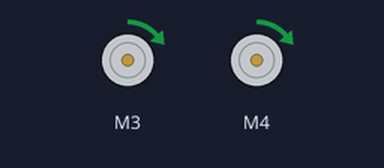
Bench run of a sketch on a simulated Arduino Uno, built with avr-gcc and run on an emulated ATmega328P. Shown: 2 × DC motor (green arrow = forward, orange = backward, longer = faster).

Above: at 0.1 s.
Timing chart, 0 to 1.6 s (numbered marks = the images above):
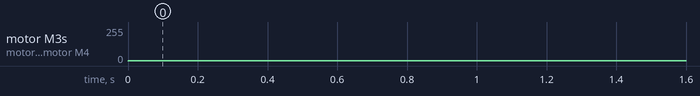

Measured:
- by itself, motor M3, motor M4: stopped → forward 1/255 at 0.00 s

The sketch:

motor.ino
```cpp
#include <Adafruit_MotorShield.h>
#define POS_POLARITY_MOTOR_PIN 3
#define NEG_POLARITY_MOTOR_PIN 4

Adafruit_MotorShield AFMS = Adafruit_MotorShield();
Adafruit_DCMotor *POS_MOTOR = AFMS.getMotor(POS_POLARITY_MOTOR_PIN);
Adafruit_DCMotor *NEG_MOTOR = AFMS.getMotor(NEG_POLARITY_MOTOR_PIN);
void setup() {
  // put your setup code here, to run once:
  POS_MOTOR->setSpeed(0);
  POS_MOTOR->run(RELEASE);

  NEG_MOTOR->setSpeed(0);
  NEG_MOTOR->run(RELEASE);
}

void loop() {
  // put your main code here, to run repeatedly:
  POS_MOTOR->setSpeed(1);
  POS_MOTOR->run(FORWARD);

  NEG_MOTOR->setSpeed(1);
  NEG_MOTOR->run(FORWARD);

}
```
